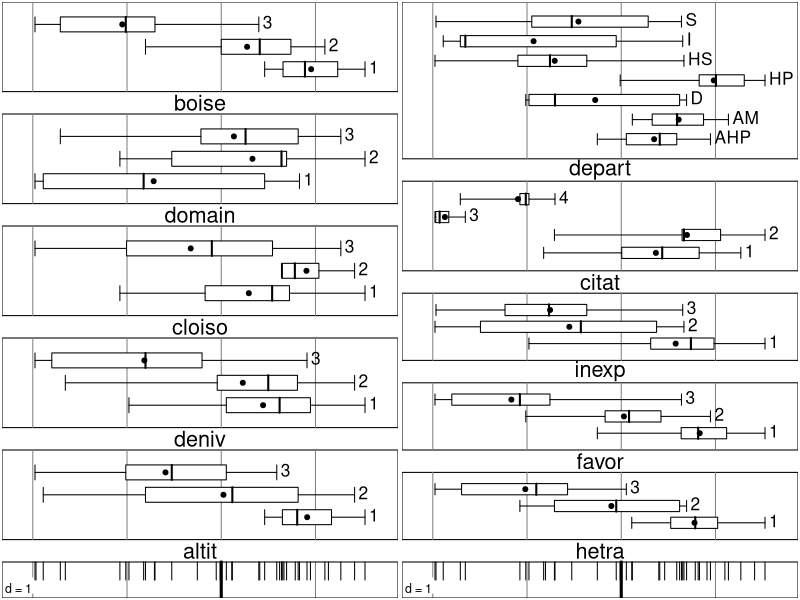

Reproduce this figure in R.
library(ade4)


### Name: ours
### Title: A table of Qualitative Variables
### Aliases: ours
### Keywords: datasets

### ** Examples

data(ours)
if(adegraphicsLoaded()) {
  s1d.boxplot(dudi.acm(ours, scan = FALSE)$l1[, 1], ours)
} else {
  boxplot(dudi.acm(ours, scan = FALSE))
}
